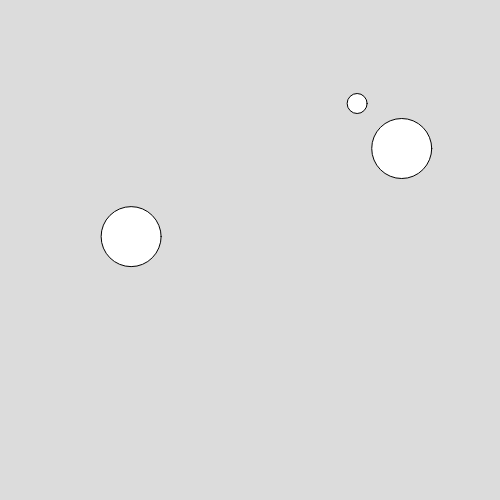
Frame 1 (no input)
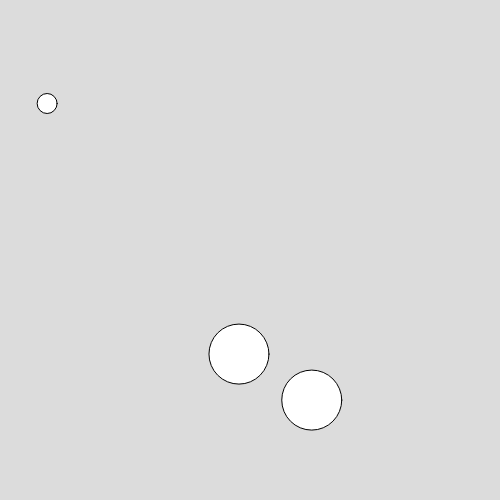
Frame 60 (no input)
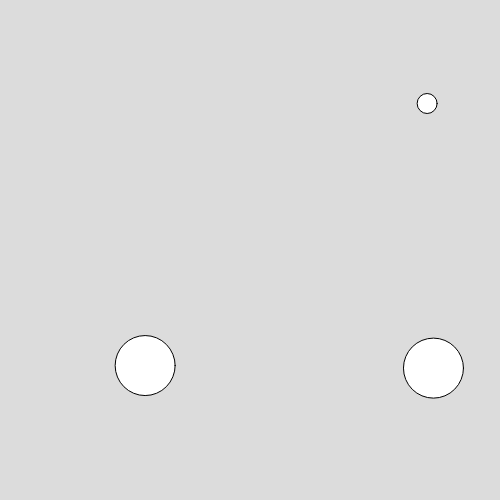
Frame 120 (the mouse pressed at the canvas centre since frame 60)

The p5.js sketch that drew these frames (run headless with seeded random() and noise() and a simulated clock; from frame 60 on, the mouse is pressed at the canvas centre):

// p5.js sketch
// ── sketch.js
  //diverse variabler til spillet
  let x;
  let y;
  let a;
  let b;
  let d;
  let speed;
  let kat1;
  let kat2;



  //Katte fu
  function lavKat() {
    
    k = new Object()
    //giver katten en "tilfældig" hastighed
    k.speedX = random(2, 6);
    k.speedY = random(2, 6);
    //placerer katten et tilfældigt sted på skærmen
    k.x = random(0, 500);;
    k.y = random(0, 500);;
    //kattens diameter
    k.d = 60;
    /*funktion tegner katten, bevæger katten, 
    øger hastigheden på katten og tjekker for kollision*/
    k.tegnkat = function() {
      let check = checkCollision(this);
      circle(this.x, this.y, this.d)
      katBorderCheck(this);
      //Bevæger katten
      this.x += this.speedX;
      this.y += this.speedY;
      //Øger kattens hastighed
      this.speedX *= 1.001;
      this.speedY *= 1.001;
      if(check)
        console.log("katten har spist dig");
    }
    return k;
  }

  

function setup() {
  createCanvas(500, 500);


  //musens koordinater og diameter
  x = random(0, 500);
  y = random(0, 500);
  d = 20;

  //musens fart og retning
  speed = 10;
  a = speed;
  b = 0;

  //Laver katte
  kat1 = lavKat();
  kat2 = lavKat();
}

/*funktion som tjekker om cirklen
har ramt kanten af skærmen
(ikke selvlavet, brugte den fra bogen)*/
function borderCheck() {
  if (x + d / 2 >= width) {
    a = -speed;
    b = 0;
  }
  if (x - d / 2 <= 0) {
    a = speed;
    b = 0;
  }
  if (y + d / 2 >= height) {
    a = 0;
    b = -speed;
  }
  if (y - d / 2 < 0) {
    a = 0;
    b = speed;
  }

  /*Omskrivning af den anden bordercheck funktion
  men til katten i stedet for musen*/
}
  function katBorderCheck(k) {
    if (k.x + k.d / 2 >= width) {
      k.speedX = -k.speedX;
    }
    if (k.x - k.d / 2 <= 0) {
      k.speedX = -k.speedX;
    }
    if (k.y + k.d / 2 >= height) {
      k.speedY = -k.speedY;
    }
    if (k.y - k.d / 2 < 0) {
      k.speedY = -k.speedY;
    }
 }

 //Gør det muligt at styre musen(ikke selvlavet, taget fra bogen)
 function keyPressed() {
  if (keyCode === DOWN_ARROW) {
    b = speed;
    a = 0;
  }
  if (keyCode === UP_ARROW) {
    b = -speed;
    a = 0;
  }
  if (keyCode === LEFT_ARROW) {
    b = 0;
    a = -speed;
  }
  if (keyCode === RIGHT_ARROW) {
    b = 0;
    a = speed;
  }
 }

 //funktion der bruges til at tjekke for kollision mellem kat og mus
function checkCollision(k) {
  let katdist = d/2 + k.d/2;
  let actualdist = ((x-k.x)**2 + (y-k.y)**2)**0.5;
  return actualdist <= katdist;
}

function draw() {
  background(220);
  //tegner musen
  circle(x, y, d);
  borderCheck();
  //flytter musen
  x = x + a;
  y = y + b;

  //tegner og flytter kattene
  kat1.tegnkat();
  kat2.tegnkat();
}
